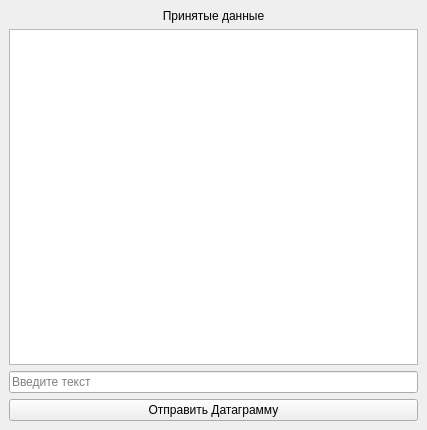
<?xml version="1.0" encoding="UTF-8"?>
<ui version="4.0">
 <class>MainWindow</class>
 <widget class="QMainWindow" name="MainWindow">
  <property name="geometry">
   <rect>
    <x>0</x>
    <y>0</y>
    <width>427</width>
    <height>430</height>
   </rect>
  </property>
  <property name="windowTitle">
   <string>MainWindow</string>
  </property>
  <widget class="QWidget" name="centralwidget">
   <layout class="QVBoxLayout" name="verticalLayout">
    <item>
     <widget class="QLabel" name="lb_receiveData">
      <property name="text">
       <string>Принятые данные</string>
      </property>
      <property name="alignment">
       <set>Qt::AlignCenter</set>
      </property>
     </widget>
    </item>
    <item>
     <widget class="QTextEdit" name="te_result"/>
    </item>
    <item>
     <widget class="QLineEdit" name="lineEdit">
      <property name="placeholderText">
       <string>Введите текст</string>
      </property>
     </widget>
    </item>
    <item>
     <widget class="QPushButton" name="pb_send">
      <property name="text">
       <string>Отправить Датаграмму</string>
      </property>
     </widget>
    </item>
   </layout>
  </widget>
 </widget>
 <resources/>
 <connections/>
</ui>
